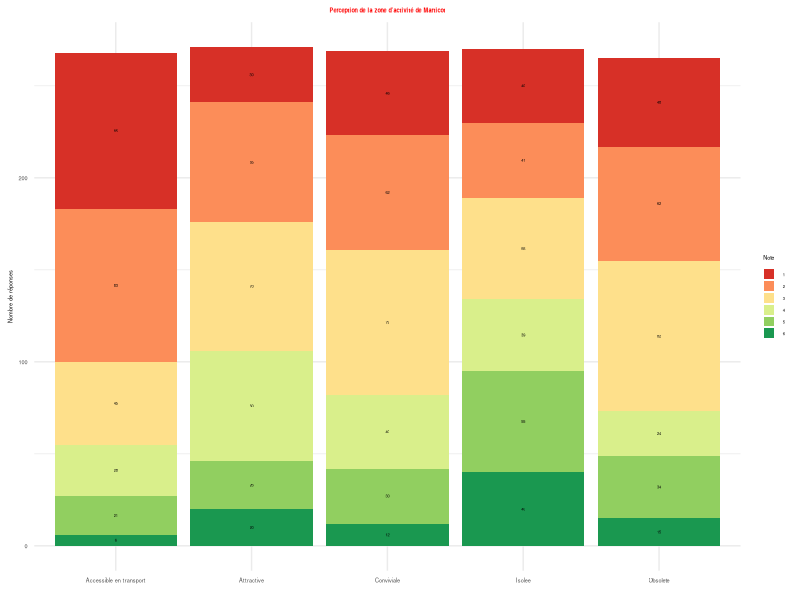
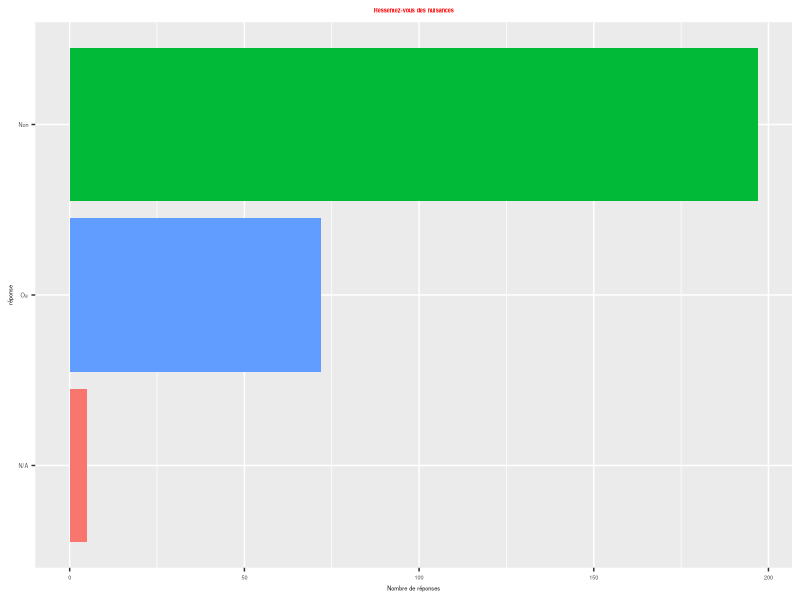
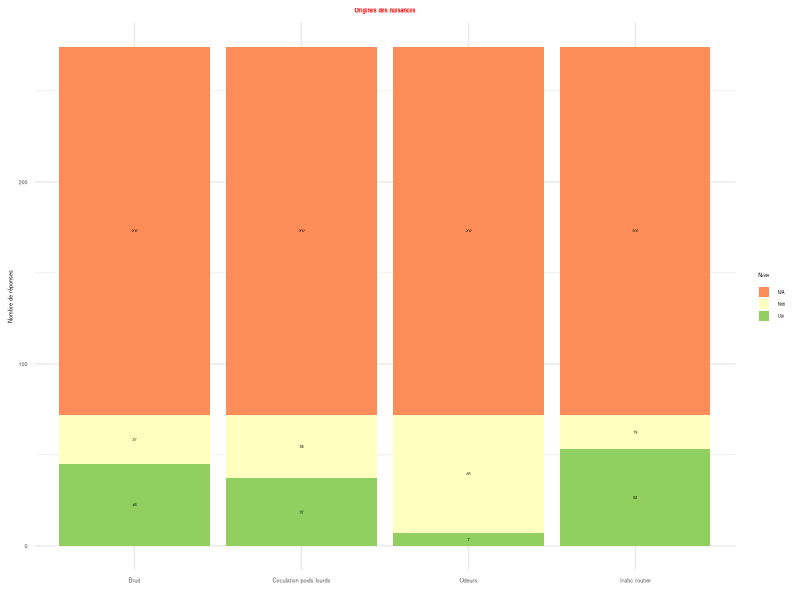

These figures' R source, in order:
## ---- chunk 1
# Chargement des packages
library(tidyverse)
library(readr)

# Lecture du fichier CSV
donnees <- read_csv("data/results-survey337264.csv", show_col_types = FALSE)%>%
  drop_na(`Date de soumission`)
## ---- chunk 2
#| echo: false
#| fig.width: 4
#| fig.height: 2

library(dplyr)
library(tidyr)
library(ggplot2)

# On sélectionne uniquement les colonnes qui t'intéressent
df_notes <- donnees %>%
  select(
    Attractive = `Dans quelle mesure trouvez-vous la zone d’activité de Marticot :Donnez une note de 1 à 6, 1 correspondant à « pas du tout » et 6 « tout à fait » [Attractive]`,
    Conviviale = `Dans quelle mesure trouvez-vous la zone d’activité de Marticot :Donnez une note de 1 à 6, 1 correspondant à « pas du tout » et 6 « tout à fait » [Conviviale]`,
    "Accessible en transport" = `Dans quelle mesure trouvez-vous la zone d’activité de Marticot :Donnez une note de 1 à 6, 1 correspondant à « pas du tout » et 6 « tout à fait » [Accessible en transports]`,
    Isolee = `Dans quelle mesure trouvez-vous la zone d’activité de Marticot :Donnez une note de 1 à 6, 1 correspondant à « pas du tout » et 6 « tout à fait » [Isolée]`,
    Obsolete = `Dans quelle mesure trouvez-vous la zone d’activité de Marticot :Donnez une note de 1 à 6, 1 correspondant à « pas du tout » et 6 « tout à fait » [Obsolète]`
  ) %>%
  pivot_longer(cols = everything(), names_to = "Critere", values_to = "Note") %>%
  filter(!is.na(Note))   # supprimer les NA

# Compter le nombre de réponses par critère et par note
df_plot <- df_notes %>%
  group_by(Critere, Note) %>%
  summarise(N = n(), .groups = "drop")

# Graphique : barres empilées
ggplot(df_plot, aes(x = Critere, y = N, fill = factor(Note))) +
  geom_bar(stat = "identity", position = "stack") +
  scale_fill_brewer(palette = "RdYlGn", direction = 1) +
  geom_text(aes(label = N), 
            position = position_stack(vjust = 0.5), 
            color = "black", size = 1) +
  labs(
    title = "Perception de la zone d’activité de Marticot",
    x = "",
    y = "Nombre de réponses",
    fill = "Note"
  ) +
  theme_minimal() +
  theme(plot.title = element_text(color = "red", size = 4, face = "bold", hjust = 0.5),
        axis.text.x = element_text( hjust = 0.5, size = 4),
        axis.title.x = element_text(size = 2),  # Titre axe X
        axis.title.y = element_text(size = 4),  # Titre axe Y
        axis.text.y = element_text(size = 4),     # Valeurs axe Y
        legend.text = element_text(size = 3),        # Taille du texte de la légende
        legend.title = element_text(size = 4),        # Taille du titre de la légende
        legend.key.size = unit(0.3, "cm"),        # Taille des cases de la légende
        legend.spacing.y = unit(0.1, "cm")        # Espacement vertical réduit
        )
## ---- chunk 3
#| echo: false
#| fig.width: 4
#| fig.height: 2

donnees %>%
  count(`Ressentez-vous des nuisances dans la zone d’activité de Marticot ?`) %>%
  ggplot(aes(x = reorder(`Ressentez-vous des nuisances dans la zone d’activité de Marticot ?`, n), y = n, fill = `Ressentez-vous des nuisances dans la zone d’activité de Marticot ?`)) +
  geom_col(show.legend = FALSE) +
  coord_flip() +
  labs(title = "Ressentez-vous des nuisances", x = "réponse", y = "Nombre de réponses") +
  theme(plot.title = element_text(color = "red", size = 4, face = "bold", hjust = 0.5),
        axis.text.x = element_text( hjust = 0.5, size = 4),
        axis.title.x = element_text(size = 4),  # Titre axe X
        axis.title.y = element_text(size = 4),  # Titre axe Y
        axis.text.y = element_text(size = 4),     # Valeurs axe Y
        legend.text = element_text(size = 3),        # Taille du texte de la légende
        legend.title = element_text(size = 4),        # Taille du titre de la légende
        legend.key.size = unit(0.3, "cm"),        # Taille des cases de la légende
        legend.spacing.y = unit(0.1, "cm")        # Espacement vertical réduit
        )
## ---- chunk 4
#| echo: false
#| fig.width: 4
#| fig.height: 2

library(dplyr)
library(tidyr)
library(ggplot2)

# On sélectionne uniquement les colonnes qui t'intéressent
nuisances_notes <- donnees %>%
  select(
    Bruit = `Si oui, lesquelles ?  Veuillez cocher une ou plusieurs réponse  [Bruit]`,
    "Circulation poids lourds"= `Si oui, lesquelles ?  Veuillez cocher une ou plusieurs réponse  [Circulation de poids lourds]`,
    "Trafic routier" = `Si oui, lesquelles ?  Veuillez cocher une ou plusieurs réponse  [Trafic routier]`,
    Odeurs = `Si oui, lesquelles ?  Veuillez cocher une ou plusieurs réponse  [Odeurs]`
    #Autres = `Si oui, lesquelles ?  Veuillez cocher une ou plusieurs réponse  [Autre]`
  ) %>%
  pivot_longer(cols = everything(), names_to = "Critere", values_to = "Note") %>%
  filter(!is.na(Note))   # supprimer les NA

# Compter le nombre de réponses par critère et par note
df_plot <- nuisances_notes %>%
  group_by(Critere, Note) %>%
  summarise(N = n(), .groups = "drop")

# Graphique : barres empilées
ggplot(df_plot, aes(x = Critere, y = N, fill = factor(Note))) +
  geom_bar(stat = "identity", position = "stack") +
  scale_fill_brewer(palette = "RdYlGn", direction = 1) +
  geom_text(aes(label = N), 
            position = position_stack(vjust = 0.5), 
            color = "black", size = 1) +
  labs(
    title = "Origines des nuisances",
    x = "",
    y = "Nombre de réponses",
    fill = "Note"
  ) +
  theme_minimal() +
  theme(plot.title = element_text(color = "red", size = 4, face = "bold", hjust = 0.5),
        axis.text.x = element_text( hjust = 0.5, size = 4),
        axis.title.x = element_text(size = 2),  # Titre axe X
        axis.title.y = element_text(size = 4),  # Titre axe Y
        axis.text.y = element_text(size = 4),     # Valeurs axe Y
        legend.text = element_text(size = 3),        # Taille du texte de la légende
        legend.title = element_text(size = 4),        # Taille du titre de la légende
        legend.key.size = unit(0.3, "cm"),        # Taille des cases de la légende
        legend.spacing.y = unit(0.1, "cm")        # Espacement vertical réduit
        )
